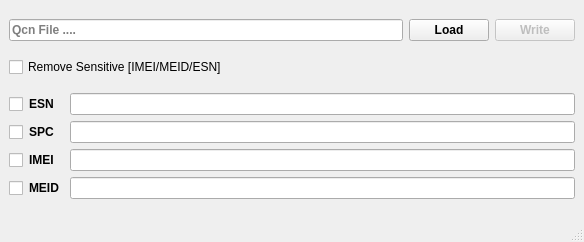
<?xml version="1.0" encoding="UTF-8"?>
<ui version="4.0">
 <class>MainWindow</class>
 <widget class="QMainWindow" name="MainWindow">
  <property name="geometry">
   <rect>
    <x>0</x>
    <y>0</y>
    <width>584</width>
    <height>242</height>
   </rect>
  </property>
  <property name="windowTitle">
   <string>Simple QCN Patcher v1.2</string>
  </property>
  <widget class="QWidget" name="centralwidget">
   <layout class="QGridLayout" name="gridLayout">
    <item row="0" column="0">
     <layout class="QHBoxLayout" name="horizontalLayout">
      <item>
       <widget class="QLineEdit" name="lineQcFile">
        <property name="font">
         <font>
          <weight>75</weight>
          <bold>true</bold>
         </font>
        </property>
        <property name="readOnly">
         <bool>true</bool>
        </property>
        <property name="placeholderText">
         <string>Qcn File ....</string>
        </property>
       </widget>
      </item>
      <item>
       <widget class="QPushButton" name="btn_LoadFile">
        <property name="sizePolicy">
         <sizepolicy hsizetype="Fixed" vsizetype="Fixed">
          <horstretch>0</horstretch>
          <verstretch>0</verstretch>
         </sizepolicy>
        </property>
        <property name="font">
         <font>
          <weight>75</weight>
          <bold>true</bold>
         </font>
        </property>
        <property name="contextMenuPolicy">
         <enum>Qt::DefaultContextMenu</enum>
        </property>
        <property name="text">
         <string>Load</string>
        </property>
       </widget>
      </item>
      <item>
       <widget class="QPushButton" name="btnWriteFile">
        <property name="enabled">
         <bool>false</bool>
        </property>
        <property name="sizePolicy">
         <sizepolicy hsizetype="Fixed" vsizetype="Fixed">
          <horstretch>0</horstretch>
          <verstretch>0</verstretch>
         </sizepolicy>
        </property>
        <property name="font">
         <font>
          <weight>75</weight>
          <bold>true</bold>
         </font>
        </property>
        <property name="contextMenuPolicy">
         <enum>Qt::DefaultContextMenu</enum>
        </property>
        <property name="text">
         <string>Write</string>
        </property>
       </widget>
      </item>
     </layout>
    </item>
    <item row="2" column="0">
     <layout class="QVBoxLayout" name="verticalLayout">
      <item>
       <layout class="QHBoxLayout" name="horizontalLayout_2">
        <item>
         <widget class="QCheckBox" name="ch_ESN">
          <property name="maximumSize">
           <size>
            <width>22</width>
            <height>22</height>
           </size>
          </property>
          <property name="text">
           <string/>
          </property>
         </widget>
        </item>
        <item>
         <widget class="QLabel" name="labelESN">
          <property name="minimumSize">
           <size>
            <width>35</width>
            <height>0</height>
           </size>
          </property>
          <property name="maximumSize">
           <size>
            <width>35</width>
            <height>16777215</height>
           </size>
          </property>
          <property name="font">
           <font>
            <weight>75</weight>
            <bold>true</bold>
           </font>
          </property>
          <property name="text">
           <string>ESN</string>
          </property>
          <property name="alignment">
           <set>Qt::AlignLeading|Qt::AlignLeft|Qt::AlignVCenter</set>
          </property>
         </widget>
        </item>
        <item>
         <widget class="QLineEdit" name="lineESN">
          <property name="font">
           <font>
            <weight>75</weight>
            <bold>true</bold>
           </font>
          </property>
          <property name="maxLength">
           <number>8</number>
          </property>
          <property name="alignment">
           <set>Qt::AlignCenter</set>
          </property>
          <property name="clearButtonEnabled">
           <bool>true</bool>
          </property>
         </widget>
        </item>
       </layout>
      </item>
      <item>
       <layout class="QHBoxLayout" name="horizontalLayout_5">
        <item>
         <widget class="QCheckBox" name="ch_SPC">
          <property name="maximumSize">
           <size>
            <width>22</width>
            <height>22</height>
           </size>
          </property>
          <property name="text">
           <string/>
          </property>
          <property name="checkable">
           <bool>true</bool>
          </property>
         </widget>
        </item>
        <item>
         <widget class="QLabel" name="labelSPC">
          <property name="minimumSize">
           <size>
            <width>35</width>
            <height>0</height>
           </size>
          </property>
          <property name="maximumSize">
           <size>
            <width>35</width>
            <height>16777215</height>
           </size>
          </property>
          <property name="font">
           <font>
            <weight>75</weight>
            <bold>true</bold>
           </font>
          </property>
          <property name="text">
           <string>SPC</string>
          </property>
          <property name="alignment">
           <set>Qt::AlignLeading|Qt::AlignLeft|Qt::AlignVCenter</set>
          </property>
         </widget>
        </item>
        <item>
         <widget class="QLineEdit" name="lineSPC">
          <property name="font">
           <font>
            <weight>75</weight>
            <bold>true</bold>
           </font>
          </property>
          <property name="maxLength">
           <number>6</number>
          </property>
          <property name="alignment">
           <set>Qt::AlignCenter</set>
          </property>
          <property name="clearButtonEnabled">
           <bool>true</bool>
          </property>
         </widget>
        </item>
       </layout>
      </item>
      <item>
       <layout class="QHBoxLayout" name="horizontalLayout_3">
        <item>
         <widget class="QCheckBox" name="ch_IMEI">
          <property name="maximumSize">
           <size>
            <width>22</width>
            <height>22</height>
           </size>
          </property>
          <property name="text">
           <string/>
          </property>
         </widget>
        </item>
        <item>
         <widget class="QLabel" name="labelIMEI">
          <property name="minimumSize">
           <size>
            <width>35</width>
            <height>0</height>
           </size>
          </property>
          <property name="maximumSize">
           <size>
            <width>35</width>
            <height>16777215</height>
           </size>
          </property>
          <property name="font">
           <font>
            <weight>75</weight>
            <bold>true</bold>
           </font>
          </property>
          <property name="text">
           <string>IMEI</string>
          </property>
          <property name="alignment">
           <set>Qt::AlignLeading|Qt::AlignLeft|Qt::AlignVCenter</set>
          </property>
         </widget>
        </item>
        <item>
         <widget class="QLineEdit" name="lineIMEI">
          <property name="font">
           <font>
            <weight>75</weight>
            <bold>true</bold>
           </font>
          </property>
          <property name="maxLength">
           <number>15</number>
          </property>
          <property name="alignment">
           <set>Qt::AlignCenter</set>
          </property>
          <property name="clearButtonEnabled">
           <bool>true</bool>
          </property>
         </widget>
        </item>
       </layout>
      </item>
      <item>
       <layout class="QHBoxLayout" name="horizontalLayout_4">
        <item>
         <widget class="QCheckBox" name="ch_MEID">
          <property name="maximumSize">
           <size>
            <width>22</width>
            <height>22</height>
           </size>
          </property>
          <property name="text">
           <string/>
          </property>
         </widget>
        </item>
        <item>
         <widget class="QLabel" name="labelMEID">
          <property name="minimumSize">
           <size>
            <width>35</width>
            <height>0</height>
           </size>
          </property>
          <property name="maximumSize">
           <size>
            <width>35</width>
            <height>16777215</height>
           </size>
          </property>
          <property name="font">
           <font>
            <weight>75</weight>
            <bold>true</bold>
           </font>
          </property>
          <property name="text">
           <string>MEID</string>
          </property>
          <property name="alignment">
           <set>Qt::AlignLeading|Qt::AlignLeft|Qt::AlignVCenter</set>
          </property>
         </widget>
        </item>
        <item>
         <widget class="QLineEdit" name="lineMEID">
          <property name="font">
           <font>
            <weight>75</weight>
            <bold>true</bold>
           </font>
          </property>
          <property name="inputMask">
           <string/>
          </property>
          <property name="maxLength">
           <number>14</number>
          </property>
          <property name="alignment">
           <set>Qt::AlignCenter</set>
          </property>
          <property name="clearButtonEnabled">
           <bool>true</bool>
          </property>
         </widget>
        </item>
       </layout>
      </item>
     </layout>
    </item>
    <item row="1" column="0">
     <widget class="QCheckBox" name="ch_SensitiveItems">
      <property name="text">
       <string>Remove Sensitive [IMEI/MEID/ESN]</string>
      </property>
     </widget>
    </item>
   </layout>
  </widget>
  <widget class="QStatusBar" name="statusbar"/>
 </widget>
 <resources/>
 <connections/>
</ui>
